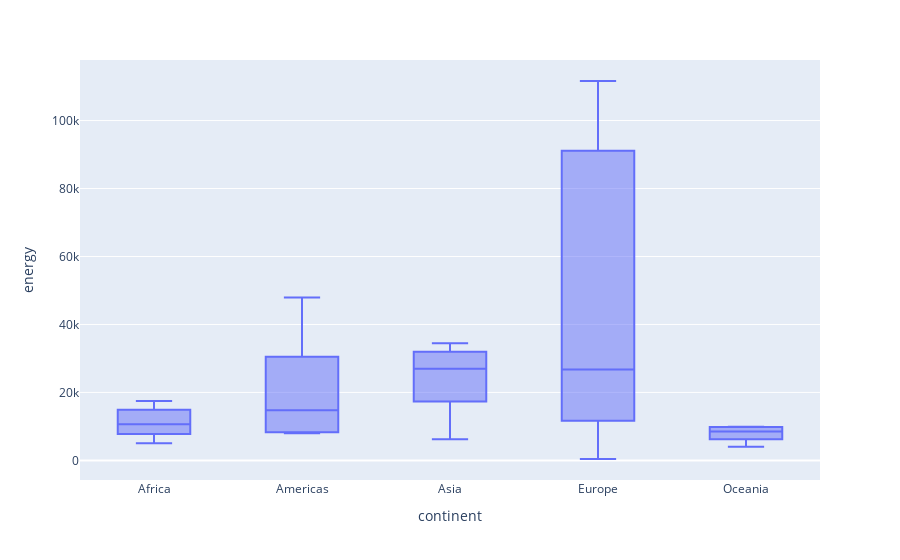

Write notebook code for a chart like this one.
### Markdown cell above
### Time for some questions!

### Q1 

What is the relationship between `continent` and `'Energy use (kg of oil equivalent per capita)'`? 

Well, the first step is to actually see the distribution of energy used per continent.

### Code cell
energy_by_continent = gapminder_df.groupby(['continent', 'Year']).apply(lambda x: pd.Series({'energy':sum(x['Energy use (kg of oil equivalent per capita)'])})).reset_index()

energy_by_continent

fig = px.box(energy_by_continent, x="continent", y="energy")

fig.show()

### Figure 1 — Plotly figure (JSON) as saved in the notebook; plotly's stock layout.template omitted (floating-point values rounded to 4 significant figures)
{"data": [{"alignmentgroup": "True", "hovertemplate": "continent=%{x}<br>energy=%{y}<extra></extra>", "legendgroup": "", "marker": {"color": "#636efa"}, "name": "", "notched": false, "offsetgroup": "", "orientation": "v", "showlegend": false, "type": "box", "x": ["Africa", "Africa", "Africa", "Africa", "Africa", "Africa", "Africa", "Africa", "Americas", "Americas", "Americas", "Americas", "Americas", "Americas", "Americas", "Americas", "Asia", "Asia", "Asia", "Asia", "Asia", "Asia", "Asia", "Asia", "Europe", "Europe", "Europe", "Europe", "Europe", "Europe", "Europe", "Europe", "Europe", "Europe", "Oceania", "Oceania", "Oceania", "Oceania", "Oceania", "Oceania", "Oceania", "Oceania"], "x0": " ", "xaxis": "x", "y": [5062.0, 5972.0, 9568.0, 9914.0, 11350.0, 13360.0, 16420.0, 17450.0, 7950.0, 8363.0, 8190.0, 12530.0, 17040.0, 28260.0, 32740.0, 47970.0, 6225.0, 10710.0, 24000.0, 25780.0, 34440.0, 28080.0, 29500.0, 34370.0, 410.0, 2726.0, 11650.0, 19870.0, 24570.0, 28940.0, 50690.0, 91130.0, 101600.0, 111600.0, 4035.0, 4671.0, 7830.0, 8225.0, 8768.0, 9728.0, 9907.0, 9923.0], "y0": " ", "yaxis": "y"}], "layout": {"boxmode": "group", "legend": {"tracegroupgap": 0}, "margin": {"t": 60}, "xaxis": {"anchor": "y", "domain": [0, 1], "title": {"text": "continent"}}, "yaxis": {"anchor": "x", "domain": [0, 1], "title": {"text": "energy"}}}}
